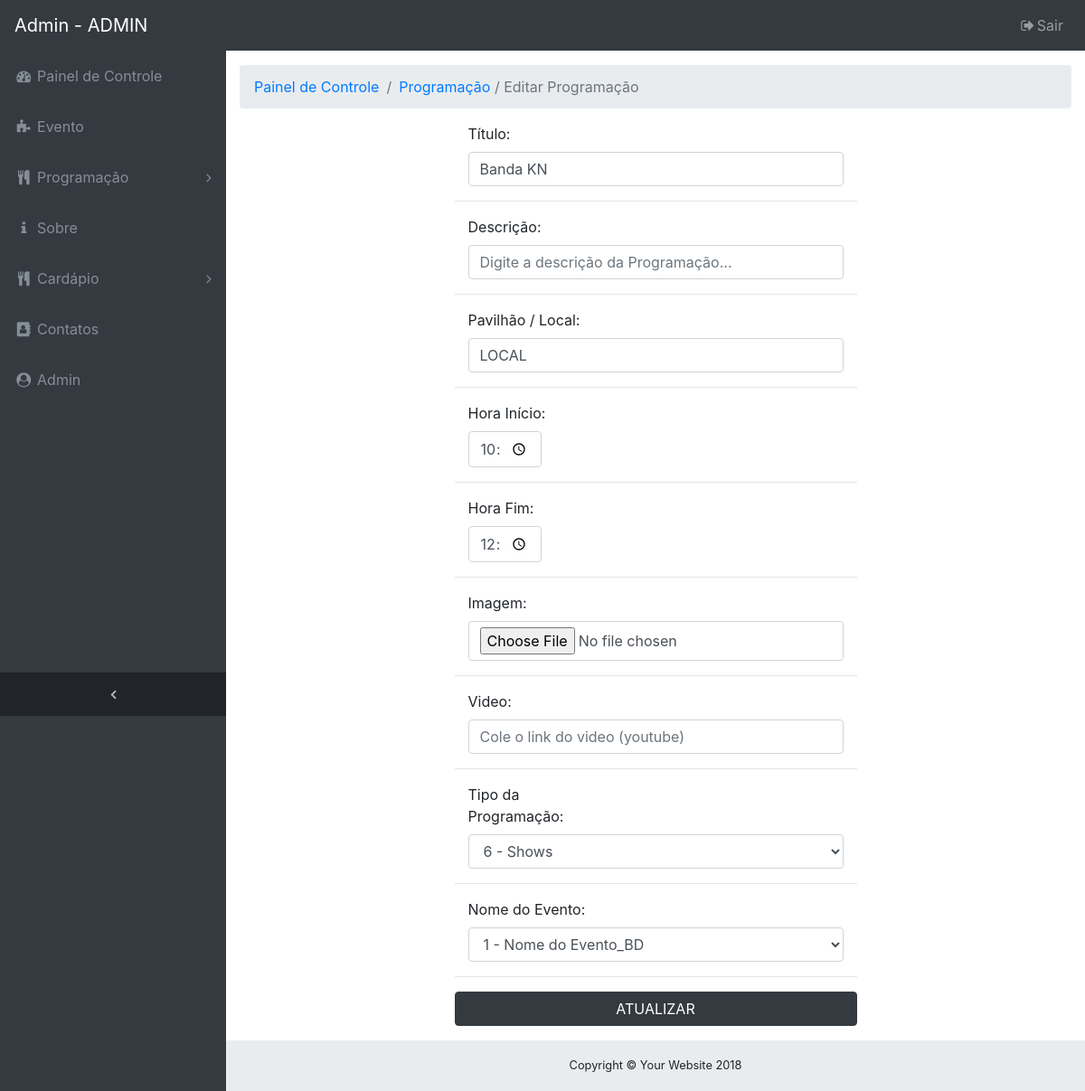
The page /admin/index.php?url=edit_prog.php&id=6 (signed in) on the database as committed earlier.
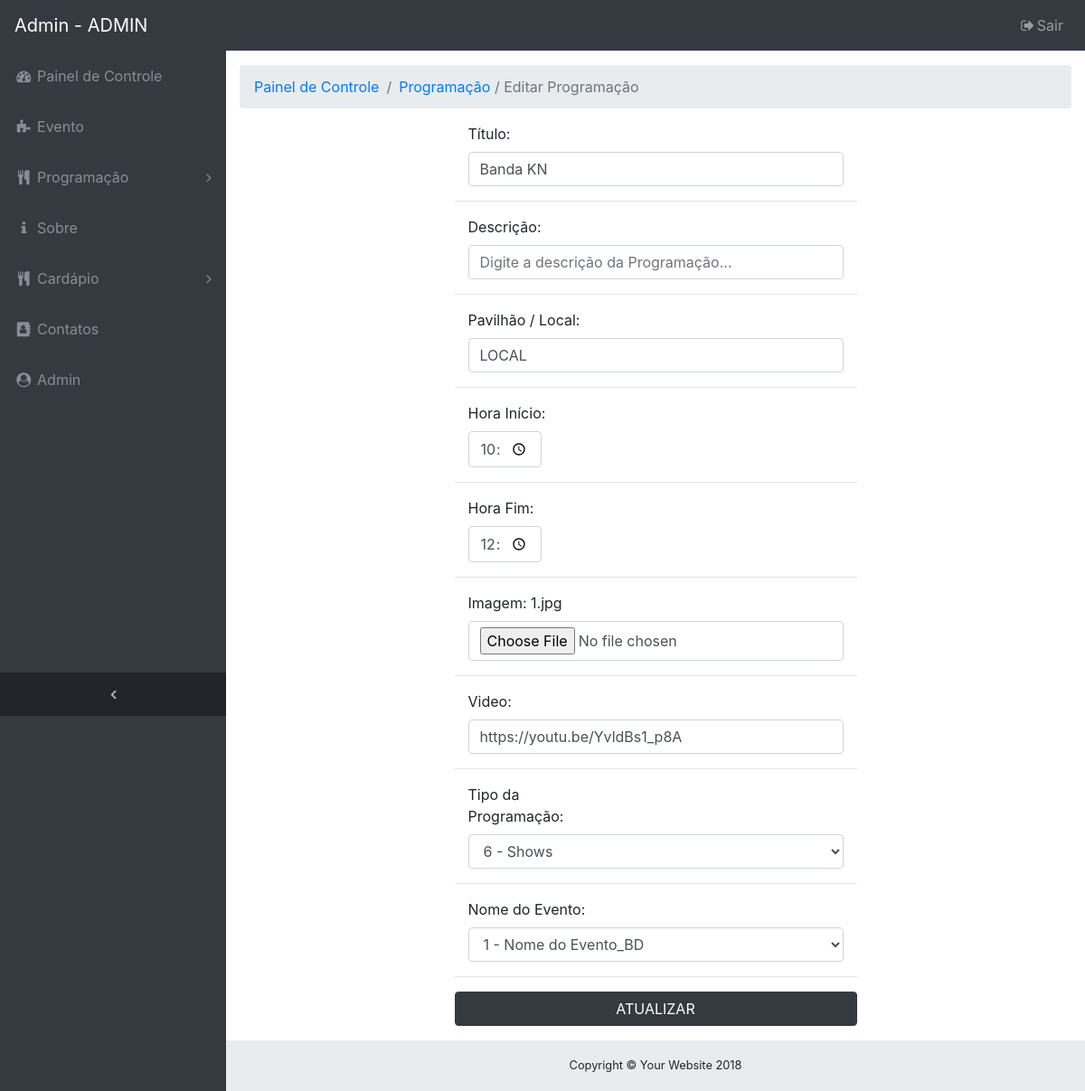
The same page on the database as committed later.
### tables this page shows
CREATE TABLE `tb_programacao` (
    `cod_prog` INTEGER NOT NULL AUTO_INCREMENT,
    `descricao_prog` VARCHAR(1000),
    `pavilhao_prog` VARCHAR(100),
    `obs_prog` VARCHAR(1000),
    `hora_inicio_prog` TIME,
    `hora_fim_prog` TIME,
    `img_prog` VARCHAR(100),
    `video_prog` VARCHAR(100),
    `cod_tipo_prog` INTEGER,
    `cod_evento` INTEGER,
    CONSTRAINT `PK_tb_programacao` PRIMARY KEY (`cod_prog`)
);

### admin/editar/edit_prog.php (the view, shortened to what this page needs)
<?php
if (isset($login_cookie)) {
    include './../conexao.php';
    $id = $_GET['id'];
    $sql = "CALL sel_prog($id)";
    $query = $pdo->query($sql);
    $dados = $query->fetch();
    $descricao_prog = $dados['descricao_prog'];
    $pavilhao_prog = $dados['pavilhao_prog'];
    $obs_prog = $dados['obs_prog'];
    $hora_inicio_prog = $dados['hora_inicio_prog'];
    $hora_fim_prog = $dados['hora_fim_prog'];
    $img_prog = $dados['img_prog'];
    $video_prog = $dados['video_prog'];
    $cod_evento = $dados['cod_evento'];
    $cod_t_p = $dados['cod_tipo_prog'];
    ?>
    <div class="container col-sm-6">
        <form class="form-horizontal" method="POST" action="editar/editBD_prog.php?v=<?=$id;?>&i=<?= $img_prog; ?>" enctype="multipart/form-data">
            <div class="form-group">
                <label class="col-sm-6 control-label">Título:</label>
                <div class="col-sm-12">
                    <input type="text" class="form-control" value="<?= $descricao_prog; ?>"name="descricao_prog" required autofocus placeholder="Digite o Título da Programação...">
                </div>
            </div>
            <hr class="b-s-dashed">
            <div class="form-group">
                <label class="col-sm-6 control-label">Descrição:</label>
                <div class="col-sm-12">
                    <input type="text" class="form-control" value="<?= $obs_prog; ?>" name="obs_prog" placeholder="Digite a descrição da Programação...">
                </div>
            </div>
            <hr class="b-s-dashed">
            <div class="form-group">
                <label class="col-sm-6 control-label">Pavilhão / Local:</label>
                <div class="col-sm-12">
                    <input type="text" class="form-control" value="<?= $pavilhao_prog; ?>" name="pavilhao_prog" required placeholder="Digite a descrição do Pavilhão...">
                </div>
            </div>
            <hr class="b-s-dashed">
            <div class="form-group">
                <label class="col-sm-4 control-label">Hora Início:</label>
                <div class="col-sm-3">
                    <input type="time" required class="form-control" value="<?= $hora_inicio_prog; ?>" name="hora_inicio">
                </div>
            </div>
            <hr class="b-s-dashed">
            <div class="form-group">
                <label class="col-sm-4 control-label">Hora Fim:</label>
                <div class="col-sm-3">
                    <input type="time" class="form-control" value="<?= $hora_fim_prog; ?>" name="hora_fim">
                </div>
            </div>
            <hr class="b-s-dashed">
            <div class="form-group">
                <label class="col-sm-8 control-label">Imagem: <?= $img_prog; ?></label>
                <div class="col-sm-12">
                    <input type="file" class="form-control" name="img_prog">
                </div>
            </div>
            <hr class="b-s-dashed">
            <div class="form-group">
                <label class="col-sm-4 control-label">Video:</label>
                <div class="col-sm-12">
                    <input type="text" class="form-control" value="<?= $video_prog; ?>" name="video_prog" placeholder="Cole o link do video (youtube)">
                </div>
            </div>
            <hr class="b-s-dashed">
            <div>
                <label class="col-sm-5 control-label">Tipo da Programação:</label>
                <div class="col-sm-12">
                    <select class="form-control" required name="tipo_prog">
                        <?php
                        include '../conexao.php';
                        $selectTipoProg = "select * from tb_tipo_programacao";
                        $queryTipoProg = $pdo->query($selectTipoProg);
                        while ($dados = $queryTipoProg->fetch()) {
                            $descricao_tipo = $dados['descricao_tipo'];
                            $cod_tipo_prog = $dados['cod_tipo_prog'];
                            if ($cod_tipo_prog == $cod_t_p) {
                                ?>
                                <option selected="true" value="<?= $cod_tipo_prog; ?>"><?= $cod_tipo_prog; ?> - <?= $descricao_tipo; ?></option>
                                <?php
                            }
                                ?>
                                <?php
                        }
                        ?>
                    </select>
                </div>
            </div>
            <hr class="b-s-dashed">
            <div>
                <label class="col-sm-5 control-label" required>Nome do Evento:</label>
                <div class="col-sm-12">
                    <select class="form-control" required name="cod_evento">
                        <?php
                        include '../conexao.php';
                        $selectEvento = "select * from tb_evento";
                        $queryEvento = $pdo->query($selectEvento);
                        while ($dados = $queryEvento->fetch()) {
                            $cod_ev = $dados['cod_evento'];
                            $nome_evento = $dados['nome_evento'];
                            if ($cod_evento == $cod_ev) {
                                ?>
                                <option selected="true" value="<?= $cod_ev; ?>"><?= $cod_ev; ?> - <?= $nome_evento; ?></option>
                                <?php
                            }
                                ?>
                                <?php
                        }
                        ?>
                    </select>
                </div>
            </div>
            <hr class="b-s-dashed">
            <input class="btn btn-dark btn-block" type="submit" onclick="return editar('<?= $descricao_prog; ?>');" value="ATUALIZAR" name="ATUALIZAR">
        </form>
    </div>
<?php } ?>

### admin/index.php (shortened to what this page needs)
<?php
$login_cookie = $_COOKIE['usuario'];
if (isset($login_cookie)) {
    ?>
    <html>
        <head>
            <link href="../vendor/bootstrap/css/bootstrap.min.css" rel="stylesheet" type="text/css"/>
            <link href="../vendor/font-awesome/css/font-awesome.min.css" rel="stylesheet" type="text/css"/>
            <link href="../vendor/datatables/dataTables.bootstrap4.css" rel="stylesheet" type="text/css"/>
            <link href="../css/sb-admin.css" rel="stylesheet" type="text/css"/>
        </head>
        <body class="fixed-nav sticky-footer bg-dark" id="page-top">
            <?php include './menu.php'; ?>
            <div class="content-wrapper">
                <?php
                $url = $_GET['url'];
                switch ($url) {
                    case 'edit_prog.php':
                        $menu = '<a href="?url=programacao.php">Programação</a> / Editar Programação';
                        include './navegacao.php';
                        include ('./editar/edit_prog.php');
                        break;
                }
                ?>
                <footer class="sticky-footer">
                    <div class="container">
                        <div class="text-center">
                            <small>Copyright © Your Website 2018</small>
                        </div>
                    </div>
                </footer>
            </div>
        </body>
    </html>
    <?php
} else {
    echo"<script language='javascript' type='text/javascript'>alert('Faça o Login!');window.location.href='login.html'</script>";
}
?>

### admin/menu.php (shortened to what this page needs)
<nav class="navbar navbar-expand-lg navbar-dark bg-dark fixed-top" id="mainNav">
    <a class="navbar-brand" href="?url=home.php">Admin - <?= $login_cookie; ?></a>
    <div class="collapse navbar-collapse" id="navbarResponsive">
        <ul class="navbar-nav navbar-sidenav" id="exampleAccordion">
            <li class="nav-item" data-toggle="tooltip" data-placement="right" title="Painel de Controle">
                <a class="nav-link" href="?url=home.php">
                    <i class="fa fa-fw fa-dashboard"></i>
                    <span class="nav-link-text">Painel de Controle</span>
                </a>
            </li>
            <li class="nav-item" data-toggle="tooltip" data-placement="right" title="Evento">
                <a class="nav-link" href="?url=evento.php">
                    <i class="fa fa-fw fa-puzzle-piece"></i>
                    <span class="nav-link-text">Evento</span>
                </a>
            </li>
            <li class="nav-item" data-toggle="tooltip" data-placement="right" title="Programação">
                <a class="nav-link nav-link-collapse collapsed"  data-toggle="collapse"
                   href="#menuProg" data-parent="#menuProg">
                    <i class="fa fa-fw fa-cutlery"></i>
                    <span class="nav-link-text">Programação</span>
                </a>
            </li>
            <li class="nav-item" data-toggle="tooltip" data-placement="right" title="Sobre">
                <a class="nav-link" href="?url=sobre.php">
                    <i class="fa fa-fw fa-info"></i>
                    <span class="nav-link-text">Sobre</span>
                </a>
            </li>
            <li class="nav-item" data-toggle="tooltip" data-placement="right" title="Cardápio">
                <a class="nav-link nav-link-collapse collapsed"  data-toggle="collapse"
                   href="#menuCardapio" data-parent="#menuCardapio">
                    <i class="fa fa-fw fa-cutlery"></i>
                    <span class="nav-link-text">Cardápio</span>
                </a>
            </li>
            <li class="nav-item" data-toggle="tooltip" data-placement="right" title="Contatos">
                <a class="nav-link" href="?url=contato.php">
                    <i class="fa fa-fw fa-address-book"></i>
                    <span class="nav-link-text">Contatos</span>
                </a>
            </li>
            <li class="nav-item" data-toggle="tooltip" data-placement="right" title="Admin">
                <a class="nav-link" href="?url=admin.php">
                    <i class="fa fa-fw fa-user-circle"></i>
                    <span class="nav-link-text">Admin</span>
                </a>
            </li>
        </ul>
        <ul class="navbar-nav sidenav-toggler">
            <li class="nav-item">
                <a class="nav-link text-center" id="sidenavToggler">
                    <i class="fa fa-fw fa-angle-left"></i>
                </a>
            </li>
        </ul>
        <ul class="navbar-nav ml-auto">
            <li class="nav-item">
                <a class="nav-link" data-toggle="modal" data-target="#sairModal">
                    <i class="fa fa-fw fa-sign-out"></i>Sair</a>
            </li>
        </ul>
    </div>
</nav>

### admin/navegacao.php
<div class="container-fluid">
    <ol class="breadcrumb">
        <li class="breadcrumb-item">
            <a href="?url=home.php">Painel de Controle</a>
        </li>
        <li class="breadcrumb-item active"><?= $menu;?></li>
    </ol>
</div>

### css/sb-admin.css (style rules this page uses)
html { position: relative; min-height: 100%; }
body { overflow-x: hidden; }
body.sticky-footer { margin-bottom: 56px; }
body.sticky-footer .content-wrapper { min-height: calc(100vh - 56px - 56px); }
body.fixed-nav { padding-top: 56px; }
.content-wrapper { min-height: calc(100vh - 56px); padding-top: 1rem; }
#mainNav .navbar-collapse { overflow: auto; max-height: 75vh; }
#mainNav .navbar-collapse .navbar-nav .nav-item .nav-link { cursor: pointer; }
#mainNav .navbar-collapse .navbar-sidenav .nav-link-collapse:after { float: right; content: '\f107'; font-family: 'FontAwesome'; }
#mainNav .navbar-collapse .navbar-sidenav .nav-link-collapse.collapsed:after { content: '\f105'; }
#mainNav .navbar-collapse .sidenav-toggler { display: none; }
@media (min-width: 992px) { #mainNav .navbar-brand { width: 250px; } }
@media (min-width: 992px) { #mainNav .navbar-collapse { overflow: visible; max-height: none; } }
@media (min-width: 992px) { #mainNav .navbar-collapse .navbar-sidenav { position: absolute; top: 0; left: 0; -webkit-flex-direction: column; -ms-flex-direction: column; flex-direction: column; margin-top: 56px; } }
@media (min-width: 992px) { #mainNav .navbar-collapse .navbar-sidenav > .nav-item { width: 250px; padding: 0; } }
@media (min-width: 992px) { #mainNav .navbar-collapse .navbar-sidenav > .nav-item > .nav-link { padding: 1em; } }
#mainNav.fixed-top .sidenav-toggler { display: none; }
@media (min-width: 992px) { #mainNav.fixed-top .navbar-sidenav { height: calc(100vh - 112px); } }
@media (min-width: 992px) { #mainNav.fixed-top .sidenav-toggler { position: absolute; top: 0; left: 0; display: flex; -webkit-flex-direction: column; -ms-flex-direction: column; flex-direction: column; margin-top: calc(100vh - 56px); } }
@media (min-width: 992px) { #mainNav.fixed-top .sidenav-toggler > .nav-item { width: 250px; padding: 0; } }
@media (min-width: 992px) { #mainNav.fixed-top .sidenav-toggler > .nav-item > .nav-link { padding: 1em; } }
#mainNav.fixed-top.navbar-dark .sidenav-toggler { background-color: #212529; }
#mainNav.fixed-top.navbar-dark .sidenav-toggler a i { color: #adb5bd; }
.content-wrapper { overflow-x: hidden; background: white; }
@media (min-width: 992px) { .content-wrapper { margin-left: 250px; } }
#sidenavToggler i { font-weight: 800; }
#mainNav.navbar-dark .navbar-collapse .navbar-sidenav .nav-link-collapse:after { color: #868e96; }
#mainNav.navbar-dark .navbar-collapse .navbar-sidenav > .nav-item > .nav-link { color: #868e96; }
@media (min-width: 992px) { #mainNav.navbar-dark .navbar-collapse .navbar-sidenav { background: #343a40; } }
footer.sticky-footer { position: absolute; right: 0; bottom: 0; width: 100%; height: 56px; background-color: #e9ecef; line-height: 55px; }
@media (min-width: 992px) { footer.sticky-footer { width: calc(100% - 250px); } }

Rows that differ between the two databases and show on the page:
changed tb_programacao "Banda KN": img_prog (not shown) → "1.jpg"; video_prog (not shown) → "https://youtu.be/YvldBs1_p8A"
